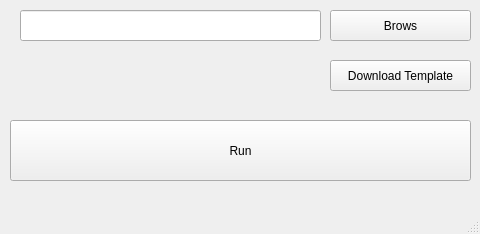
<?xml version="1.0" encoding="UTF-8"?>
<ui version="4.0">
 <class>MainWindow</class>
 <widget class="QMainWindow" name="MainWindow">
  <property name="geometry">
   <rect>
    <x>0</x>
    <y>0</y>
    <width>480</width>
    <height>234</height>
   </rect>
  </property>
  <property name="sizePolicy">
   <sizepolicy hsizetype="Fixed" vsizetype="Fixed">
    <horstretch>0</horstretch>
    <verstretch>0</verstretch>
   </sizepolicy>
  </property>
  <property name="windowTitle">
   <string>Express Item V.0.0.1</string>
  </property>
  <widget class="QWidget" name="centralwidget">
   <property name="sizePolicy">
    <sizepolicy hsizetype="Fixed" vsizetype="Fixed">
     <horstretch>0</horstretch>
     <verstretch>0</verstretch>
    </sizepolicy>
   </property>
   <widget class="QPushButton" name="pushButton">
    <property name="geometry">
     <rect>
      <x>330</x>
      <y>10</y>
      <width>141</width>
      <height>31</height>
     </rect>
    </property>
    <property name="contextMenuPolicy">
     <enum>Qt::NoContextMenu</enum>
    </property>
    <property name="text">
     <string>Brows</string>
    </property>
    <property name="default">
     <bool>false</bool>
    </property>
   </widget>
   <widget class="QPushButton" name="pushButton_2">
    <property name="geometry">
     <rect>
      <x>10</x>
      <y>120</y>
      <width>461</width>
      <height>61</height>
     </rect>
    </property>
    <property name="text">
     <string>Run</string>
    </property>
   </widget>
   <widget class="QLineEdit" name="lineEdit">
    <property name="geometry">
     <rect>
      <x>20</x>
      <y>10</y>
      <width>301</width>
      <height>31</height>
     </rect>
    </property>
   </widget>
   <widget class="QPushButton" name="pushButton_3">
    <property name="geometry">
     <rect>
      <x>330</x>
      <y>60</y>
      <width>141</width>
      <height>31</height>
     </rect>
    </property>
    <property name="text">
     <string>Download Template</string>
    </property>
   </widget>
  </widget>
  <widget class="QMenuBar" name="menubar">
   <property name="geometry">
    <rect>
     <x>0</x>
     <y>0</y>
     <width>480</width>
     <height>26</height>
    </rect>
   </property>
  </widget>
  <widget class="QStatusBar" name="statusbar"/>
 </widget>
 <resources/>
 <connections>
  <connection>
   <sender>pushButton</sender>
   <signal>clicked()</signal>
   <receiver>lineEdit</receiver>
   <slot>copy()</slot>
   <hints>
    <hint type="sourcelabel">
     <x>400</x>
     <y>51</y>
    </hint>
    <hint type="destinationlabel">
     <x>170</x>
     <y>51</y>
    </hint>
   </hints>
  </connection>
 </connections>
</ui>
